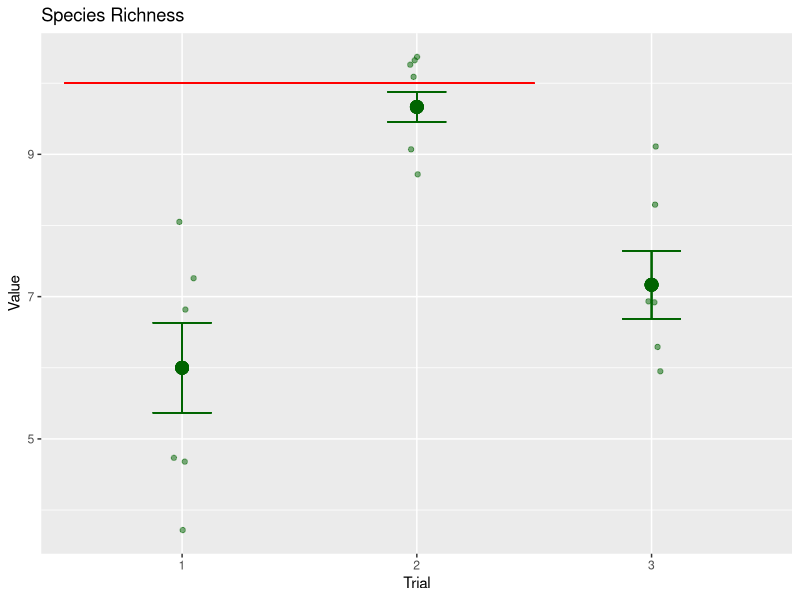
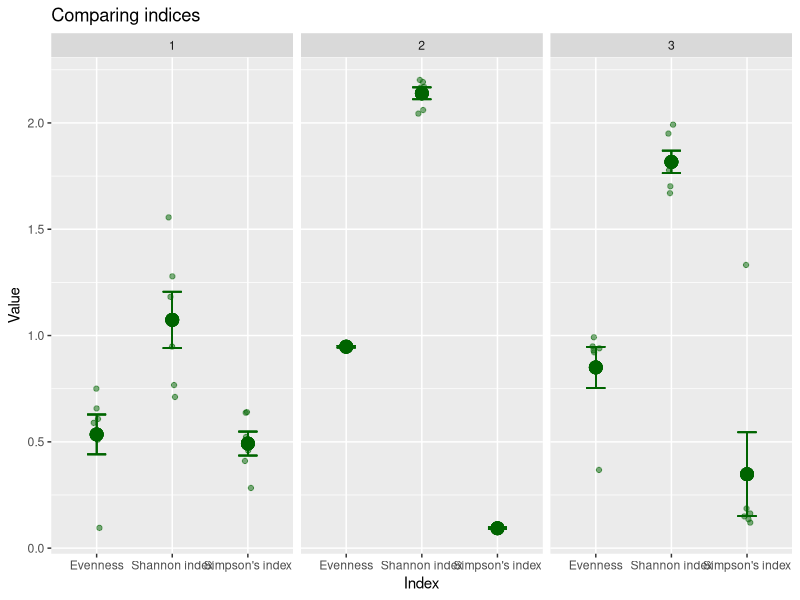
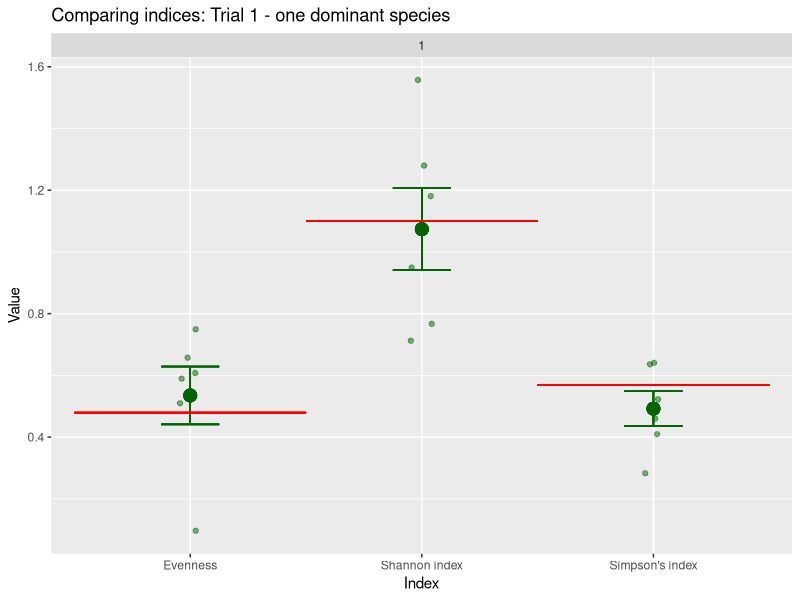
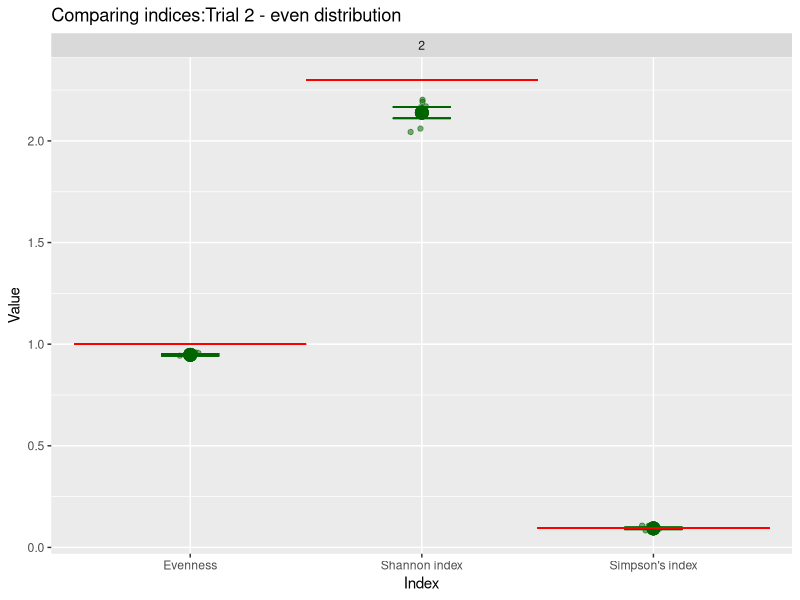
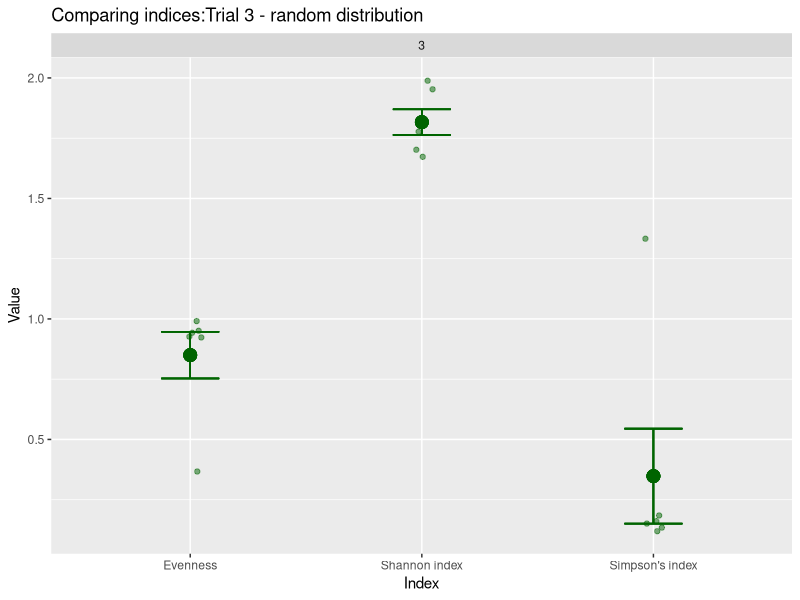

These charts were generated, in order, by the following R code:
## ---- chunk 1
rm(list = ls())
library(tidyverse)
library(here)
DF<-read.csv(here("Data","bead_simulation_2023.csv"))
## ---- chunk 2
Actual<-read.csv(here("Data", "index_actual_values.csv"), stringsAsFactors = T)
Actual$Simpson<-1/Actual$Simpson..inverse.

## ---- chunk 3
DF$Trial<-as.factor(DF$Trial)
DF$Index<-as.factor(DF$Index)
DF$Set_Number<-as.factor(DF$Set_Number)
## ---- chunk 4
DFsummary<-DF %>% group_by(Trial, Index) %>% summarise(
  IndexAvg = mean(Value, na.rm = T),
  IndexSD = sd(Value, na.rm = T), 
  IndexSEM = IndexSD/sqrt(length(Index))
)
## ---- chunk 5
MyJoin<-full_join(DF, DFsummary, by = c("Trial", "Index"))
## ---- chunk 6
ggplot(filter(MyJoin, Index == "Species richness"), aes(Trial, Value))+
  geom_jitter(alpha = 0.5, color = "dark green", width = 0.05)+
  geom_point(aes(Trial, IndexAvg), size = 4, color = "dark green")+
  geom_errorbar(aes(Trial,ymin = IndexAvg-IndexSEM, ymax = IndexAvg+IndexSEM), color = "dark green", width = 0.25)+
  geom_segment(aes(x = 0.5, xend = 2.5, y = 10, yend = 10), color = "red")+
  labs(title = "Species Richness")
  
 
## ---- chunk 7
ggplot(filter(MyJoin, Index != "Species richness"), aes(Index, Value))+
  geom_jitter(alpha = 0.5, color = "dark green", width = 0.05)+
  geom_point(aes(Index, IndexAvg), size = 4, color = "dark green")+
  geom_errorbar(aes(Index,ymin = IndexAvg-IndexSEM, ymax = IndexAvg+IndexSEM), color = "dark green", width = 0.25)+
  # geom_segment(aes(x = 0.5, xend = 1.5, y = 0.479, yend = 0.479), color = "red")+
  # geom_segment(aes(x = 1.5, xend = 2.5, y = 1.10, yend = 1.10), color = "red")+
  # geom_segment(aes(x = 2.5, xend = 3.5, y = 0.568, yend = 0.568), color = "red")+     
  labs(title = "Comparing indices")+
  facet_wrap(~Trial)
 
## ---- chunk 8
ggplot(filter(MyJoin, Trial==1, Index != "Species richness"), aes(Index, Value))+
  geom_jitter(alpha = 0.5, color = "dark green", width = 0.05)+
  geom_point(aes(Index, IndexAvg), size = 4, color = "dark green")+
  geom_errorbar(aes(Index,ymin = IndexAvg-IndexSEM, ymax = IndexAvg+IndexSEM), color = "dark green", width = 0.25)+
  geom_segment(aes(x = 0.5, xend = 1.5, y = 0.479, yend = 0.479), color = "red")+
  geom_segment(aes(x = 1.5, xend = 2.5, y = 1.10, yend = 1.10), color = "red")+
  geom_segment(aes(x = 2.5, xend = 3.5, y = 0.568, yend = 0.568), color = "red")+
  labs(title = "Comparing indices: Trial 1 - one dominant species")+
  facet_wrap(~Trial)
 
## ---- chunk 9
ggplot(filter(MyJoin, Trial==2, Index != "Species richness"), aes(Index, Value))+
  geom_jitter(alpha = 0.5, color = "dark green", width = 0.05)+
  geom_point(aes(Index, IndexAvg), size = 4, color = "dark green")+
  geom_errorbar(aes(Index,ymin = IndexAvg-IndexSEM, ymax = IndexAvg+IndexSEM), color = "dark green", width = 0.25)+
  geom_segment(aes(x = 0.5, xend = 1.5, y = 1.0, yend = 1.0), color = "red")+
  geom_segment(aes(x = 1.5, xend = 2.5, y = 2.30, yend = 2.30), color = "red")+
  geom_segment(aes(x = 2.5, xend = 3.5, y = 0.095, yend = 0.095), color = "red")+
  labs(title = "Comparing indices:Trial 2 - even distribution")+
  facet_wrap(~Trial)
 

## ---- chunk 10
ggplot(filter(MyJoin, Trial==3, Index != "Species richness"), aes(Index, Value))+
  geom_jitter(alpha = 0.5, color = "dark green", width = 0.05)+
  geom_point(aes(Index, IndexAvg), size = 4, color = "dark green")+
  geom_errorbar(aes(Index,ymin = IndexAvg-IndexSEM, ymax = IndexAvg+IndexSEM), color = "dark green", width = 0.25)+
  # geom_segment(aes(x = 0.5, xend = 1.5, y = 1.0, yend = 1.0), color = "red")+
  # geom_segment(aes(x = 1.5, xend = 2.5, y = 2.30, yend = 2.30), color = "red")+
  # geom_segment(aes(x = 2.5, xend = 3.5, y = 0.095, yend = 0.095), color = "red")+
  labs(title = "Comparing indices:Trial 3 - random distribution")+
  facet_wrap(~Trial)
 

